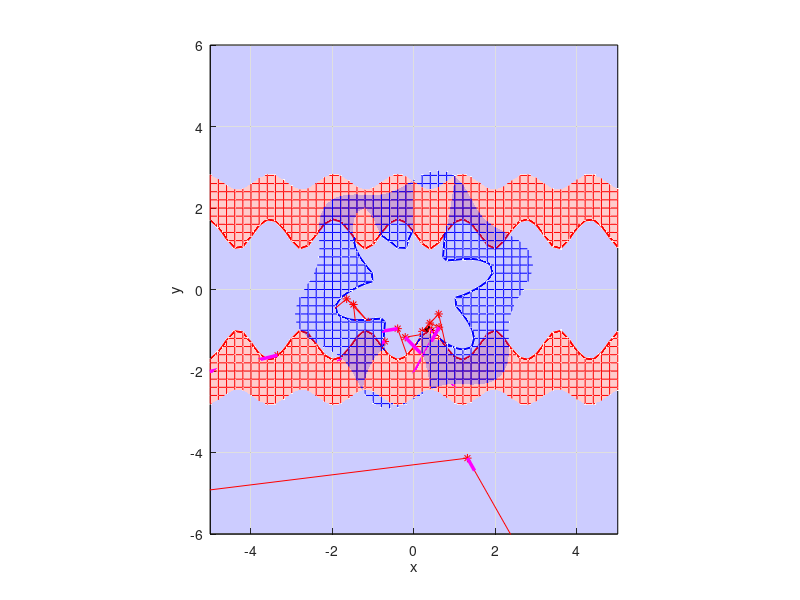

The MATLAB source for this figure:

% Niutono metodas
function pagrindine
clc,close all
scrsz = get(0,'ScreenSize')

x=[-5:0.2:5];y=[-6:0.2:6];
Z=pavirsius(@f,x,y);
% [left, bottom, width, height]
fig1=figure(1);set(fig1,'Position',[50 scrsz(4)/1.8 scrsz(3)/3 scrsz(4)/3],'Color','w');
hold on,grid on,axis equal,axis([min(x) max(x) min(y) max(y) 0 5]);view([0 0 1]);xlabel('x'),ylabel('y');
mesh(x,y,Z(:,:,1)','FaceAlpha',0.2,'FaceColor','r','EdgeColor','r');contour(x,y,Z(:,:,1)',[0 0],'LineWidth',1.5,'LineColor','r');
mesh(x,y,Z(:,:,2)','FaceAlpha',0.2,'FaceColor','b','EdgeColor','b');contour(x,y,Z(:,:,2)',[0 0],'LineWidth',1.5,'LineColor','b');
xx=axis; fill([xx(1),xx(1),xx(2),xx(2)],[xx(3),xx(4),xx(4),xx(3)],'b','FaceAlpha',0.2);

eps=1e-5;itmax=200;
x=[3.5;-8];  % pradinis artinys
% x=[-3;-1.2];
ff=f(x); dff=df(x);
figure(1);plot3(x(1),x(2),0,'b*');line([x(1),x(1)],[x(2),x(2)],[0,ff(1)],'Color','black');
alpha= 1 %0.5   %0.9   %0.8; %  0.5   % zingsnio sumazinimo koeficientas

for iii=1:itmax
    dff=df(x); deltax=-dff\ff; x1=x+alpha*deltax; ff1=f(x1);
figure(1);plot3(x1(1),x1(2),0,'r*');line([x(1),x1(1)],[x(2),x1(2)],[0,0],'Color','red');
line([x(1),x1(1)],[x(2),x1(2)],[ff(1),0*ff1(1)],'Color','magenta','LineWidth',2.5);
line([x1(1),x1(1)],[x1(2),x1(2)],[0,ff1(1)],'Color','black');
    pause;
    tikslumas=norm(deltax)/(norm(x)+norm(deltax));
    
    fprintf(1,'\n iteracija %d  tikslumas %g',iii,tikslumas);
    if tikslumas < eps, fprintf(1,'\n sprendinys x ='); fprintf(1,' %g  ',x); plot3(x(1),x(2),0,'kp'); break;
    elseif iii == itmax,fprintf(1,'\n ****tikslumas nepasiektas. Paskutinis artinys x =  %g',x'); plot3(x(1),x(2),0,'gp'); break;
    end
    x=x1;ff=ff1;    
end
 fprintf(1,' \n ');   
    return
end

%   Lygciu sistemos funkcija 
    function fff=f(x)
          fff=[sin(4*x(1))+x(2)^2-2;
           x(1)^2+x(2)^2-(0.5*sin(6*atan(x(2)/x(1)))+1.5)^2];
    return
    end
    
%  Jakobio matrica
    function dfff=df(x)
        dfff=[4*cos(4*x(1)), 2*x(2);
              2*x(1)-2*(0.5*sin(6*atan(x(2)/x(1)))+1.5)*0.5*cos(6*atan(x(2)/x(1)))*6*1/(1+(x(2)/x(1))^2)*(-x(2)/x(1)^2),...
              2*x(2)-2*(0.5*sin(6*atan(x(2)/x(1)))+1.5)*0.5*cos(6*atan(x(2)/x(1)))*6*1/(1+(x(2)/x(1))^2)*(-1/x(1))];
    return
    end
    
    function Z=pavirsius(funk,x,y)
    for i=1:length(x)
        for j=1:length(y)
            Z(i,j,1:2)=funk([x(i),y(j)]);
        end
    end
        
    return
    end